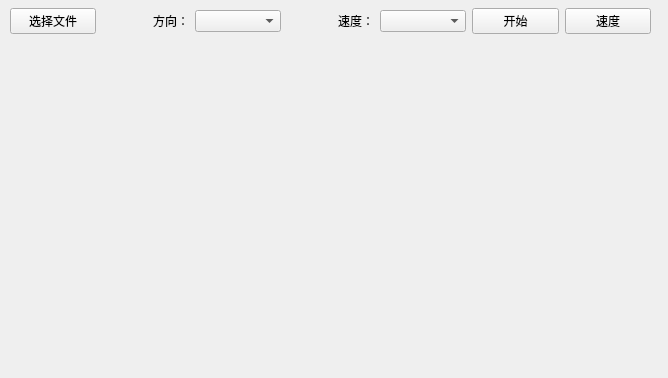
<?xml version="1.0" encoding="UTF-8"?>
<ui version="4.0">
 <class>Form</class>
 <widget class="QWidget" name="Form">
  <property name="geometry">
   <rect>
    <x>0</x>
    <y>0</y>
    <width>668</width>
    <height>378</height>
   </rect>
  </property>
  <property name="windowTitle">
   <string>界面</string>
  </property>
  <widget class="QLabel" name="label_3">
   <property name="geometry">
    <rect>
     <x>-10</x>
     <y>40</y>
     <width>631</width>
     <height>321</height>
    </rect>
   </property>
   <property name="text">
    <string/>
   </property>
  </widget>
  <widget class="QWidget" name="">
   <property name="geometry">
    <rect>
     <x>10</x>
     <y>6</y>
     <width>641</width>
     <height>30</height>
    </rect>
   </property>
   <layout class="QHBoxLayout" name="horizontalLayout">
    <item>
     <widget class="QPushButton" name="pushButton">
      <property name="text">
       <string>选择文件</string>
      </property>
     </widget>
    </item>
    <item>
     <widget class="QLabel" name="label">
      <property name="text">
       <string>方向：</string>
      </property>
      <property name="alignment">
       <set>Qt::AlignRight|Qt::AlignTrailing|Qt::AlignVCenter</set>
      </property>
     </widget>
    </item>
    <item>
     <widget class="QComboBox" name="comboBox"/>
    </item>
    <item>
     <widget class="QLabel" name="label_2">
      <property name="text">
       <string>速度：</string>
      </property>
      <property name="alignment">
       <set>Qt::AlignRight|Qt::AlignTrailing|Qt::AlignVCenter</set>
      </property>
     </widget>
    </item>
    <item>
     <widget class="QComboBox" name="comboBox_2"/>
    </item>
    <item>
     <widget class="QPushButton" name="pushButton_2">
      <property name="text">
       <string>开始</string>
      </property>
     </widget>
    </item>
    <item>
     <widget class="QPushButton" name="pushButton_3">
      <property name="text">
       <string>速度</string>
      </property>
     </widget>
    </item>
   </layout>
  </widget>
 </widget>
 <resources/>
 <connections/>
</ui>
